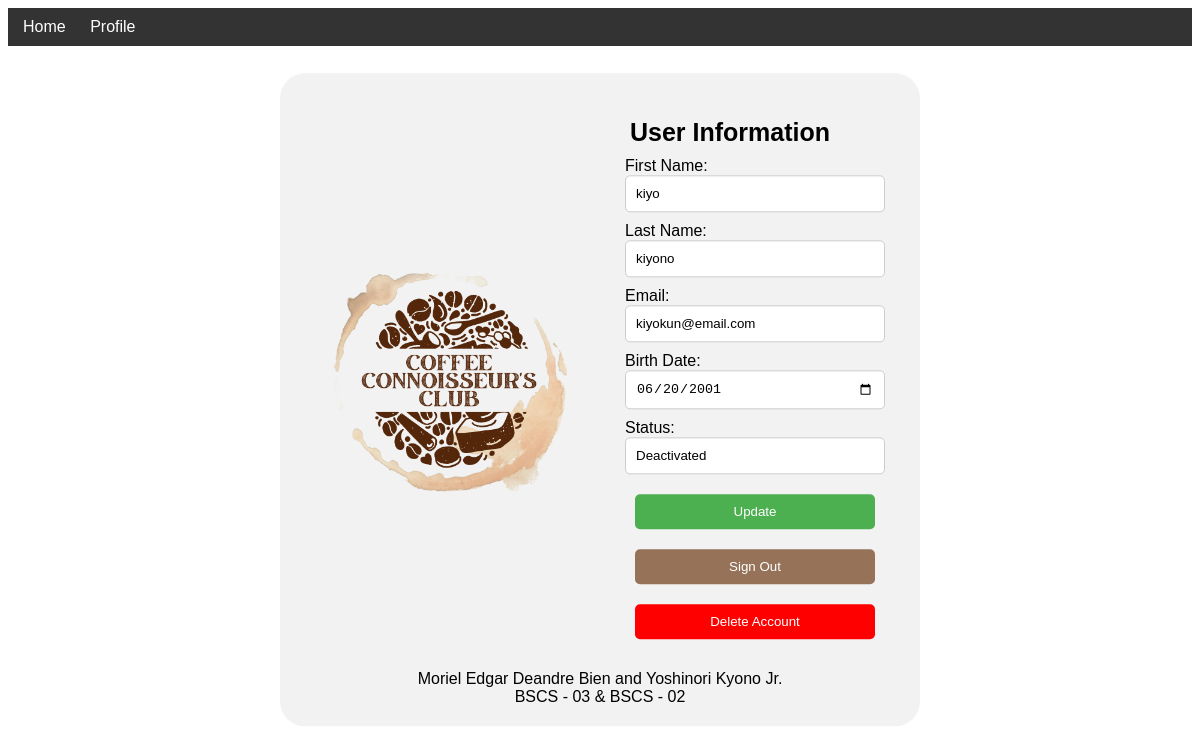
The app's page /user-profile.php (signed in) with its own data.
### tables this page shows
CREATE TABLE `tbluserprofile` (
  `userID` int(6) NOT NULL,
  `acctID` int(11) DEFAULT NULL,
  `firstName` varchar(20) NOT NULL,
  `lastName` varchar(20) NOT NULL,
  `gender` varchar(10) NOT NULL,
  `birthDate` date NOT NULL
);

CREATE TABLE `tbluseraccount` (
  `acctID` int(6) NOT NULL,
  `emailAdd` varchar(50) NOT NULL,
  `username` varchar(20) NOT NULL,
  `password` varchar(20) NOT NULL,
  `is_deleted` tinyint(1) DEFAULT 0
);

### user-profile.php (the view, shortened to what this page needs)
<link rel="stylesheet" href="css/style_userprofile.css">
<nav>
    <ul>
        <li><a href="index.php">Home</a></li>
        <li><a href="user-profile.php">Profile</a></li>
    </ul>
</nav>
<div class="rounded-box">
    <div class="upper-content">
        <div class="image-container">
            <img src="images/Logo with Background.png" alt="Logo">
        </div>
        <div class="nav-container">
<?php
include 'connect.php';
if(isset($_SESSION['id'])) {
    $userID = $_SESSION['id'];
    $sql = "SELECT u.userID, u.firstName, u.lastName, p.emailAdd, u.birthDate, p.is_deleted
    FROM tbluserprofile u
    INNER JOIN tbluseraccount p ON u.acctID = p.acctID
    WHERE u.userID = $userID";
    $result = mysqli_query($connection, $sql);
    if ($result->num_rows > 0) {
        $row = $result->fetch_assoc();
        echo "<div class='form-container'>";
                    echo "<h2 class='form-title'>User Information</h2>";
                    echo "<form method='POST'>";
                    echo "<div class='content'>";
                    echo "<label for='firstName'>First Name: </label>";
                    echo "<input type='text' name='firstName' placeholder='First Name' value='" . $row["firstName"] . "' required>";
                    echo "</div>";
                    echo "<div class='content'>";
                    echo "<label for='lastName'>Last Name: </label>";
                    echo "<input type='text' name='lastName' placeholder='Last Name' value='" . $row["lastName"] . "' required>";
                    echo "</div>";
                    echo "<div class='content'>";
                    echo "<label for='email'>Email: </label>";
                    echo "<input type='email' name='email' placeholder='Email Address' value='" . $row["emailAdd"] . "' required>";
                    echo "</div>";
                    echo "<div class='content'>";
                    echo "<label for='birthDate'>Birth Date: </label>";
                    echo "<input type='date' name='birthDate' value='" . $row["birthDate"] . "' required>";
                    echo "</div>";
                    echo "<div class='content'>";
                    echo "<label for='isDeleted'>Status: </label>";
                    $status = $row["is_deleted"] == 0 ? "Active" : "Deactivated";
                    echo "<input type='text' name='isDeleted' value='" . $status . "' required readonly>";
                    echo "</div>";
                    echo "<div class='content'>";
                    echo "<button type='submit' class='btnSubmit' name='update'>Update</button>";
                    echo "<button type='submit' class='btnSignout' name='signout'>Sign Out</button>";
                    echo "<button type='submit' class='btnDelete' name='delete'>Delete Account</button>";
                    echo "</div>";
                    echo "</form>";
                    echo "</div>";
    } else {
        echo "User not found";
    }
} else {
    echo "You are not logged in.";
}
?>
        </div>
    </div>
    <div class="lower-content">
        <div class="creator-container">
        <p>Moriel Edgar Deandre Bien and Yoshinori Kyono Jr.</p>
		<p>BSCS - 03 & BSCS - 02</p>
        </div>
    </div>
</div>

### css/style_userprofile.css (style rules this page uses)
nav { background-color: #333; padding: 10px; }
nav ul { list-style-type: none; margin: 0; padding: 0; }
nav li { display: inline; margin-right: 10px; }
nav a { color: white; text-decoration: none; padding: 5px; }
.rounded-box { width: 50%; background-color: #f2f2f2; padding: 20px; border-radius: 25px; position: absolute; top: 50%; left: 50%; transform: translate(-50%, -50%); display: flex; flex-direction: column; }
.upper-content { display: flex; flex-direction: row; }
.image-container { flex: 1; display: flex; justify-content: center; align-items: center; }
.image-container img { width: 100%; }
.nav-container { flex: 1; display: flex; flex-direction: column; align-items: center; justify-content: center; }
.lower-content { display: flex; flex-direction: row; }
.creator-container { width: 100%; display: flex; flex: 1; justify-content: center; align-items: center; flex-direction: column; }
.creator-container p { margin: 0; }
.form-container { padding: 20px 20px 0 20px; border-radius: 25px; background-color: #f2f2f2; }
.form-title { margin: 5px 0; padding: 0 10px; font-size: 25px; font-weight: bold; }
.content { width: 100%; padding: 5px; display: flex; flex-wrap: wrap; }
input, select { width: 100%; padding: 10px; border: 1px solid #ccc; border-radius: 5px; }
.btnSubmit, .btnDelete, .btnSignout { width: 100%; padding: 10px; margin: 10px; background-color: #4CAF50; color: #fff; border: none; border-radius: 5px; cursor: pointer; }
.btnDelete { background-color: red; }
.btnSignout { background-color: #967259; }

### records on screen
tbluserprofile: firstName "kiyo", lastName "kiyono", email "kiyokun@email.com", birthDate "06/20/2001", isDeleted "Deactivated"
